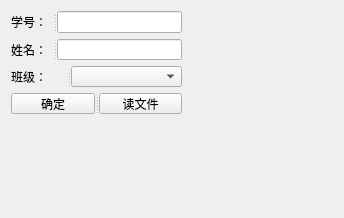
<?xml version="1.0" encoding="UTF-8"?>
<ui version="4.0">
 <class>CheckIn</class>
 <widget class="QWidget" name="CheckIn">
  <property name="geometry">
   <rect>
    <x>0</x>
    <y>0</y>
    <width>344</width>
    <height>218</height>
   </rect>
  </property>
  <property name="windowTitle">
   <string>学生登记</string>
  </property>
  <widget class="QWidget" name="">
   <property name="geometry">
    <rect>
     <x>11</x>
     <y>11</y>
     <width>171</width>
     <height>103</height>
    </rect>
   </property>
   <layout class="QVBoxLayout" name="verticalLayout">
    <item>
     <widget class="QSplitter" name="splitter_stuNo">
      <property name="orientation">
       <enum>Qt::Horizontal</enum>
      </property>
      <widget class="QLabel" name="label_stuNo">
       <property name="styleSheet">
        <string notr="true"/>
       </property>
       <property name="text">
        <string>学号：</string>
       </property>
      </widget>
      <widget class="QLineEdit" name="lineEdit_stuNo">
       <property name="text">
        <string/>
       </property>
      </widget>
     </widget>
    </item>
    <item>
     <widget class="QSplitter" name="splitter_stuName">
      <property name="orientation">
       <enum>Qt::Horizontal</enum>
      </property>
      <widget class="QLabel" name="label">
       <property name="text">
        <string>姓名：</string>
       </property>
      </widget>
      <widget class="QLineEdit" name="lineEdit_stuName">
       <property name="sizePolicy">
        <sizepolicy hsizetype="Preferred" vsizetype="Fixed">
         <horstretch>0</horstretch>
         <verstretch>0</verstretch>
        </sizepolicy>
       </property>
      </widget>
     </widget>
    </item>
    <item>
     <widget class="QSplitter" name="splitter_stuClass">
      <property name="orientation">
       <enum>Qt::Horizontal</enum>
      </property>
      <widget class="QLabel" name="label_stuClass">
       <property name="text">
        <string>班级：</string>
       </property>
      </widget>
      <widget class="QComboBox" name="classComboBox_stuClass">
       <property name="sizePolicy">
        <sizepolicy hsizetype="Expanding" vsizetype="Preferred">
         <horstretch>0</horstretch>
         <verstretch>0</verstretch>
        </sizepolicy>
       </property>
       <property name="sizeAdjustPolicy">
        <enum>QComboBox::AdjustToContents</enum>
       </property>
      </widget>
     </widget>
    </item>
    <item>
     <widget class="QSplitter" name="splitter">
      <property name="orientation">
       <enum>Qt::Horizontal</enum>
      </property>
      <widget class="QPushButton" name="pushButton_confirm">
       <property name="text">
        <string>确定</string>
       </property>
      </widget>
      <widget class="QPushButton" name="pushButton_readStuName">
       <property name="text">
        <string>读文件</string>
       </property>
      </widget>
     </widget>
    </item>
   </layout>
  </widget>
 </widget>
 <resources/>
 <connections/>
</ui>
